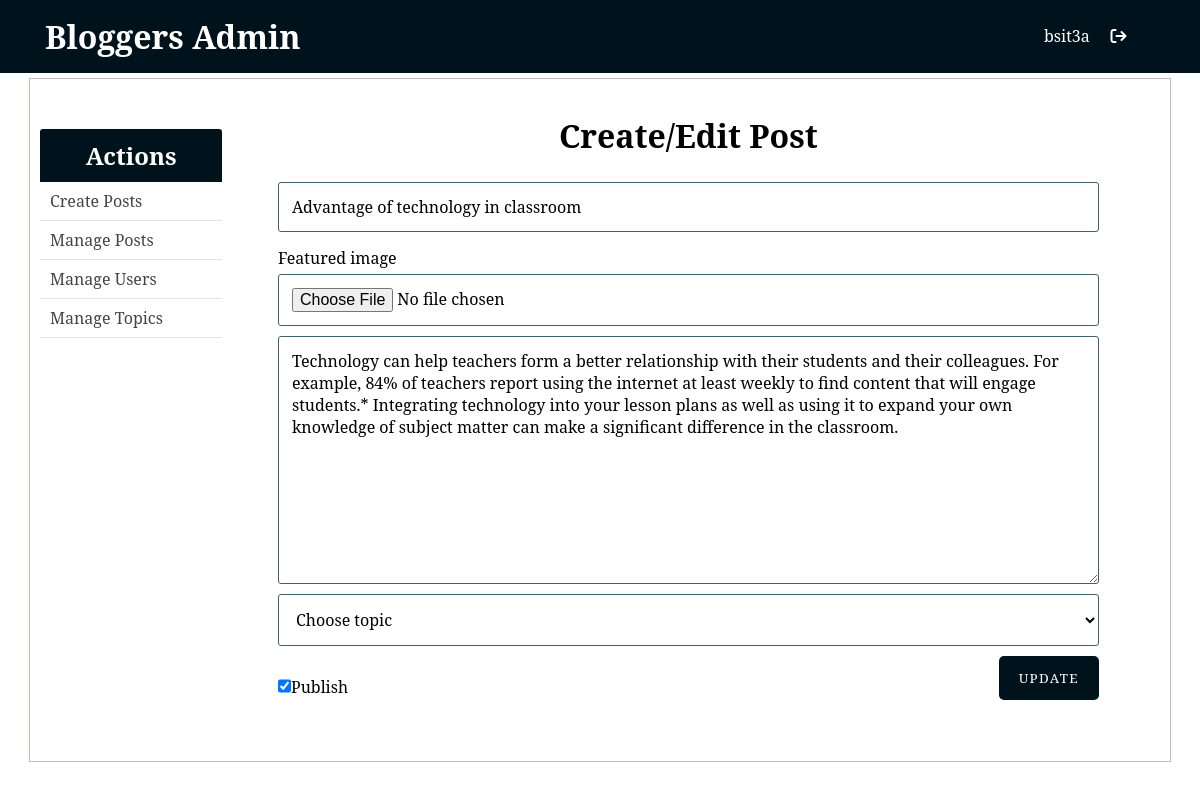
Screenshot of /blog/admin/create_post.php?edit-post=1 (signed in) with the database file from the repository.
### tables this page shows
CREATE TABLE `posts` (
  `id` int(11) NOT NULL,
  `user_id` int(11) DEFAULT NULL,
  `title` varchar(255) NOT NULL,
  `slug` varchar(255) NOT NULL,
  `views` int(11) NOT NULL DEFAULT 0,
  `image` longblob DEFAULT NULL,
  `body` text NOT NULL,
  `published` tinyint(1) NOT NULL,
  `created_at` timestamp NOT NULL DEFAULT current_timestamp() ON UPDATE current_timestamp(),
  `updated_at` timestamp NOT NULL DEFAULT '0000-00-00 00:00:00'
);

### blog/admin/includes/post_functions.php (called while the page is built, shortened)
<?php
if (isset($_GET['edit-post'])) {
	$isEditingPost = true;
	$post_id = $_GET['edit-post'];
	editPost($post_id);
}
function editPost($role_id)
{
    global $conn, $title, $post_slug, $body, $published, $isEditingPost, $post_id;
    $sql = "SELECT * FROM posts WHERE id=$role_id LIMIT 1";
    $result = mysqli_query($conn, $sql);
    $post = mysqli_fetch_assoc($result);
    $title = $post['title'];
    $body = $post['body'];
    $published = $post['published'];
}
?>

### blog/admin/create_post.php (the view, shortened to what this page needs)
<?php  include('../config.php'); ?>
<?php  include(ROOT_PATH . '/admin/includes/post_functions.php'); ?>
<?php include(ROOT_PATH . '/admin/includes/head_section.php'); ?>
</head>
<body>
	<?php include(ROOT_PATH . '/admin/includes/navbar.php') ?>
	<div class="container content">
		<?php include(ROOT_PATH . '/admin/includes/menu.php') ?>
		<div class="action create-post-div">
			<h1 class="page-title">Create/Edit Post</h1>
			<form method="post" enctype="multipart/form-data" action="<?php echo BASE_URL . 'admin/create_post.php'; ?>" >
				<input type="text" name="title" value="<?php echo $title; ?>" placeholder="Title">
				<label style="float: left; margin: 5px auto 5px;">Featured image</label>
				<input type="file" name="featured_image" >
				<textarea name="body" id="body" cols="30" rows="10"><?php echo $body; ?></textarea>
				<select name="topic_id">
					<option value="" selected disabled>Choose topic</option>
				</select>
				<?php if ($_SESSION['user']['role'] == "Admin"): ?>
					<?php if ($published == true): ?>
						<label for="publish">
							Publish
							<input type="checkbox" value="1" name="publish" checked="checked">&nbsp;
						</label>
					<?php endif ?>
				<?php endif ?>
				<?php if ($isEditingPost === true): ?>
					<button type="submit" class="btn" name="update_post">UPDATE</button>
				<?php else: ?>
					<button type="submit" class="btn" name="create_post">Save Post</button>
				<?php endif ?>
			</form>
		</div>
	</div>
</body>
</html>

### blog/static/css/admin_styles.css (style rules this page uses)
* { margin: 0px; padding: 0px; font-family: "Noto Serif", serif; }
:root { --primary-color: #00121b; }
h1, h2, h3, h4, h5, h6 { font-family: "Noto Serif", serif; }
form { width: 60%; margin: 5px auto; padding-bottom: 50px; }
form input[type="file"], input[type="email"], input[type="password"], input[type="text"], form select, form textarea { width: 100%; display: block; padding: 13px 13px; font-size: 1em; margin: 5px auto 10px; border-radius: 3px; box-sizing: border-box; background: transparent; border: 1px solid #3e606f; }
input[type="checkbox"] { height: 20px; float: left; }
form button { float: right; margin-left: 24%; }
label { margin-top: 20px; float: left; }
.btn { color: white; background: var(--primary-color); text-align: center; border: none; border-radius: 5px; display: block; letter-spacing: 0.1em; padding: 13px 20px; text-decoration: none; }
.container { width: 95%; margin: 5px auto 50px; border: 1px solid #bfbcb3; padding: 10px 0px 50px; }
.container:after { content: ""; display: block; clear: both; }
.container.content .action { width: 35%; float: left; text-align: center; }
.container.content .action form { width: 90%; }
.container.content .action .page-title { margin: 25px; }
.container.content .action.create-post-div { width: 80%; }

### rows the page displays
posts: title "Advantage of technology in classroom", body "Technology can help teachers form a better relationship with their students and their colleagues. For example, 84% of teachers report using the internet at least weekly to find content that will engage students.* Integrating technology into your lesson plans as well as using it to expand your own knowledge of subject matter can make a significant difference in the classroom."

### other values shown
$_SESSION['user']['username'] "bsit3a"
